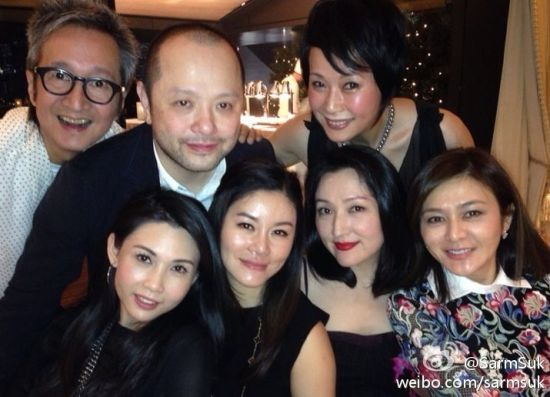
#> input picture test1.jpg, 550 x 397 px; its folder holds 3 pictures in this run; the run also reads 2 pictures not shown here
$ python run_augmentation.py . out 3   (older library calls are emulated)
#> lines starting #> are read from the running program, lines starting #| are printed output that depends on the picture; pictures that were not available may be replaced by others from this repository, and a replacement may not be noted
### image_augmentation.py
# -*- coding=utf-8 -*-
import numpy as np
import cv2

'''
定义裁剪函数，四个参数分别是：
左上角横坐标x0
左上角纵坐标y0
裁剪宽度w
裁剪高度h
'''
crop_image = lambda img, x0, y0, w, h: img[y0:y0+h, x0:x0+w]

'''
随机裁剪
area_ratio为裁剪画面占原画面的比例
hw_vari是扰动占原高宽比的比例范围
'''
def random_crop(img, area_ratio, hw_vari):
	h, w = img.shape[:2]
	hw_delta = np.random.uniform(-hw_vari, hw_vari)
	hw_mult = 1 + hw_delta

	# 下标进行裁剪，宽高必须是正整数
	w_crop = int(round(w*np.sqrt(area_ratio*hw_mult)))

	# 裁剪宽度不可超过原图可裁剪宽度
	if w_crop > w:
		w_crop = w

	h_crop = int(round(h*np.sqrt(area_ratio/hw_mult)))
	if h_crop > h:
		h_crop = h

	# 随机生成左上角的位置
	x0 = np.random.randint(0, w - w_crop + 1)
	y0 = np.random.randint(0, h - h_crop + 1)

	return crop_image(img, x0, y0, w_crop, h_crop)

'''
定义旋转函数：
angle是逆时针旋转的角度
crop是个布尔值，表明是否要裁剪去除黑边
'''
def rotate_image(img, angle, crop):
	h, w = img.shape[:2]

	# 旋转角度的周期是360°
	angle %= 360

	# 用OpenCV内置函数计算仿射矩阵
	M_rotate = cv2.getRotationMatrix2D((w/2, h/2), angle, 1)

	# 得到旋转后的图像
	img_rotated = cv2.warpAffine(img, M_rotate, (w, h))

	# 如果需要裁剪去除黑边
	if crop:
		# 对于裁剪角度的等效周期是180°
		angle_crop = angle % 180

		# 并且关于90°对称
		if angle_crop > 90:
			angle_crop = 180 - angle_crop

		# 转化角度为弧度
		theta = angle_crop * np.pi / 180.0

		# 计算高宽比
		hw_ratio = float(h) / float(w)

		# 计算裁剪边长系数的分子项
		tan_theta = np.tan(theta)
		numerator = np.cos(theta) + np.sin(theta) * tan_theta

		# 计算分母项中和宽高比相关的项
		r = hw_ratio if h > w else 1 / hw_ratio

		# 计算分母项
		denominator = r * tan_theta + 1

		# 计算最终的边长系数
		crop_mult = numerator / denominator

		# 得到裁剪区域
		w_crop = int(round(crop_mult*w))
		h_crop = int(round(crop_mult*h))
		x0 = int((w - w_crop)/2)
		y0 = int((h - h_crop)/2)

		img_rotated = crop_image(img_rotated, x0, y0, w_crop, h_crop)

	return img_rotated

'''
随机旋转
angle_vari是旋转角度的范围[-angle_vari, angle_vari)
p_crop是要进行去黑边裁剪的比例
'''
def random_rotate(img, angle_vari, p_crop):
	angle = np.random.uniform(-angle_vari, angle_vari)
	crop = False if np.random.random() > p_crop else True
	return rotate_image(img, angle, crop)

'''
定义hsv变换函数：
hue_delta是色调变化比例
sat_delta是饱和度变化比例
val_delta是明度变化比例
'''
def hsv_transform(img, hue_delta, sat_mult, val_mult):
	img_hsv = cv2.cvtColor(img, cv2.COLOR_BGR2HSV).astype(np.float)
	img_hsv[:, :, 0] = (img_hsv[:, :, 0] + hue_delta) % 180
	img_hsv[:, :, 1] *= sat_mult
	img_hsv[:, :, 2] *= val_mult
	img_hsv[img_hsv > 255] = 255
	return cv2.cvtColor(np.round(img_hsv).astype(np.uint8), cv2.COLOR_HSV2BGR)

'''
随机hsv变换
hue_vari是色调变化比例的范围
sat_vari是饱和度变化比例的范围
val_vari是明度变化比例的范围
'''
def random_hsv_transform(img, hue_vari, sat_vari, val_vari):
	hue_delta = np.random.randint(-hue_vari, hue_vari)
	sat_mult = 1 + np.random.uniform(-sat_vari, sat_vari)
	val_mult = 1 + np.random.uniform(-val_vari, val_vari)
	return hsv_transform(img, hue_delta, sat_mult, val_mult)

'''
定义gamma变换函数：
gamma就是Gamma
'''
def gamma_transform(img, gamma):
	gamma_table = [np.power(x / 255.0, gamma) * 255.0 for x in range(256)]
	gamma_table = np.round(np.array(gamma_table)).astype(np.uint8)
	return cv2.LUT(img, gamma_table)

'''
随机gamma变换
gamma_vari是Gamma变化的范围[1/gamma_vari, gamma_vari)
'''
def random_gamma_transform(img, gamma_vari):
	log_gamma_vari = np.log(gamma_vari)
	alpha = np.random.uniform(-log_gamma_vari, log_gamma_vari)
	gamma = np.exp(alpha)
	return gamma_transform(img, gamma)

### run_augmentation.py
# -*- coding=utf-8 -*-
import os
import argparse
import random
import math
from multiprocessing import Process
from multiprocessing import cpu_count

import cv2

# 导入image_augmentation.py为一个可调用模块
import image_augmentation as ia

# 利用Python的argparse模块读取输入输出和各种扰动参数
def parse_args():
    parser = argparse.ArgumentParser(
        description='A Simple Image Data Augmentation Tool',
        formatter_class=argparse.ArgumentDefaultsHelpFormatter)

    parser.add_argument('input_dir',
                        help='Directory containing images')
    parser.add_argument('output_dir',
                        help='Directory for augmented images')
    parser.add_argument('num',
                        help='Number of images to be augmented',
                        type=int)

    parser.add_argument('--num_procs',
                        help='Number of processes for paralleled augmentation',
                        type=int, default=cpu_count())

    parser.add_argument('--p_mirror',
                        help='Ratio to mirror an image',
                        type=float, default=0.5)

    parser.add_argument('--p_crop',
                        help='Ratio to randomly crop an image',
                        type=float, default=1.0)
    parser.add_argument('--crop_size',
                        help='The ratio of cropped image size to original image size, in area',
                        type=float, default=0.8)
    parser.add_argument('--crop_hw_vari',
                        help='Variation of h/w ratio',
                        type=float, default=0.1)

    parser.add_argument('--p_rotate',
                        help='Ratio to randomly rotate an image',
                        type=float, default=1.0)
    parser.add_argument('--p_rotate_crop',
                        help='Ratio to crop out the empty part in a rotated image',
                        type=float, default=1.0)
    parser.add_argument('--rotate_angle_vari',
                        help='Variation range of rotate angle',
                        type=float, default=10.0)

    parser.add_argument('--p_hsv',
                        help='Ratio to randomly change gamma of an image',
                        type=float, default=1.0)
    parser.add_argument('--hue_vari',
                        help='Variation of hue',
                        type=int, default=10)
    parser.add_argument('--sat_vari',
                        help='Variation of saturation',
                        type=float, default=0.1)
    parser.add_argument('--val_vari',
                        help='Variation of value',
                        type=float, default=0.1)

    parser.add_argument('--p_gamma',
                        help='Ratio to randomly change gamma of an image',
                        type=float, default=1.0)
    parser.add_argument('--gamma_vari',
                        help='Variation of gamma',
                        type=float, default=2.0)

    args = parser.parse_args()
    args.input_dir = args.input_dir.rstrip('/')
    args.output_dir = args.output_dir.rstrip('/')

    return args

'''
根据进程数和要增加的目标图片数，
生成每个进程要处理的文件列表和每个文件要增加的数目
'''
def generate_image_list(args):
    # 获取所有文件名和文件总数
    filenames = os.listdir(args.input_dir)
    num_imgs = len(filenames)

	# 计算平均处理的数目并向下取整
    num_ave_aug = int(math.floor(args.num/num_imgs))

	# 剩下的部分不足平均分配到每一个文件，所以做成一个随机幸运列表
	# 对于幸运的文件就多增加一个，凑够指定的数目
    rem = args.num - num_ave_aug*num_imgs
    lucky_seq = [True]*rem + [False]*(num_imgs-rem)
    random.shuffle(lucky_seq)

	# 根据平均分配和幸运表策略，
	# 生成每个文件的全路径和对应要增加的数目并放到一个list里
    img_list = [
        (os.sep.join([args.input_dir, filename]), num_ave_aug+1 if lucky else num_ave_aug)
        for filename, lucky in zip(filenames, lucky_seq)
    ]

	# 文件可能大小不一，处理时间也不一样，
	# 所以随机打乱，尽可能保证处理时间均匀
    random.shuffle(img_list)

	# 生成每个进程的文件列表，
	# 尽可能均匀地划分每个进程要处理的数目
    length = float(num_imgs) / float(args.num_procs)
    indices = [int(round(i * length)) for i in range(args.num_procs + 1)]
    return [img_list[indices[i]:indices[i + 1]] for i in range(args.num_procs)]

# 每个进程内调用图像处理函数进行扰动的函数
def augment_images(filelist, args):
    # 遍历所有列表内的文件
    for filepath, n in filelist:
        img = cv2.imread(filepath)
        filename = filepath.split(os.sep)[-1]
        dot_pos = filename.rfind('.')

		# 获取文件名和后缀名
        imgname = filename[:dot_pos]
        ext = filename[dot_pos:]

        print('Augmenting {} ...'.format(filename))
        for i in range(n):
            img_varied = img.copy()

			# 扰动后文件名的前缀
            varied_imgname = '{}_{:0>3d}_'.format(imgname, i)

			# 按照比例随机对图像进行镜像
            if random.random() < args.p_mirror:
			    # 利用numpy.fliplr(img_varied)也能实现
                img_varied = cv2.flip(img_varied, 1)
                varied_imgname += 'm'

			# 按照比例随机对图像进行裁剪
            if random.random() < args.p_crop:
                img_varied = ia.random_crop(
                    img_varied,
                    args.crop_size,
                    args.crop_hw_vari)
                varied_imgname += 'c'

			# 按照比例随机对图像进行旋转
            if random.random() < args.p_rotate:
                img_varied = ia.random_rotate(
                    img_varied,
                    args.rotate_angle_vari,
                    args.p_rotate_crop)
                varied_imgname += 'r'

			# 按照比例随机对图像进行HSV扰动
            if random.random() < args.p_hsv:
                img_varied = ia.random_hsv_transform(
                    img_varied,
                    args.hue_vari,
                    args.sat_vari,
                    args.val_vari)
                varied_imgname += 'h'

			# 按照比例随机对图像进行Gamma扰动
            if random.random() < args.p_gamma:
                img_varied = ia.random_gamma_transform(
                    img_varied,
                    args.gamma_vari)
                varied_imgname += 'g'

			# 生成扰动后的文件名并保存在指定的路径
            output_filepath = os.sep.join([
                args.output_dir,
                '{}{}'.format(varied_imgname, ext)])
            cv2.imwrite(output_filepath, img_varied)

# 主函数
def main():
    # 获取输入输出和变换选项
    args = parse_args()
    params_str = str(args)[10:-1]

	# 如果输出文件夹不存在，则建立文件夹
    if not os.path.exists(args.output_dir):
        os.mkdir(args.output_dir)

    print('Starting image data augmentation for {}\n'
          'with\n{}\n'.format(args.input_dir, params_str))

	# 生成每个进程要处理的列表
    sublists = generate_image_list(args)

	# 创建进程
    processes = [Process(target=augment_images, args=(x, args, )) for x in sublists]

	# 并行多进程处理
    for p in processes:
        p.start()
#> this loop made 2 passes
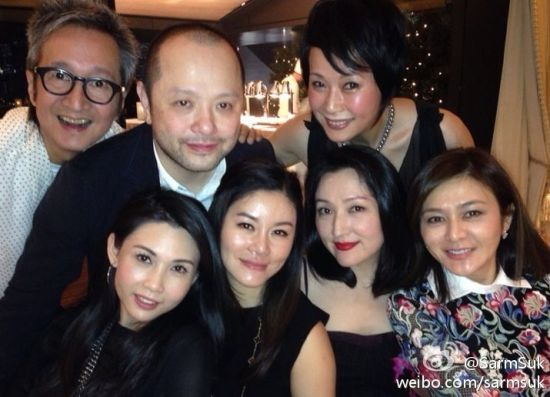
#> input picture test1.jpg, 550 x 397 px
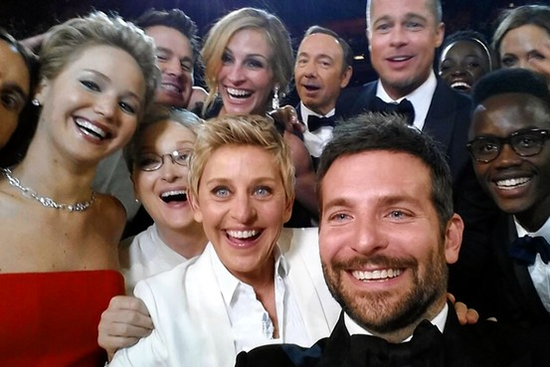
#> input picture test0.png, 550 x 367 px, given in place of out, which was not available
#> pass 1, in augment_images, `cv2.imwrite(output_filepath, img_varied)`:
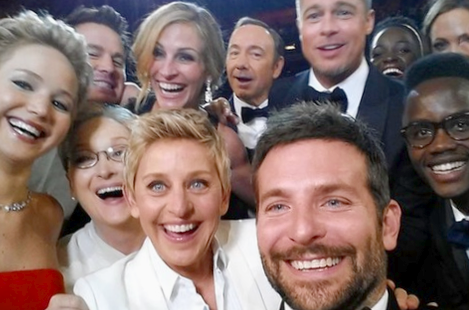
#> saved as ou_000_crhgt: shape (310, 469, 3); mean B, G, R 105.4, 109.5, 131.1
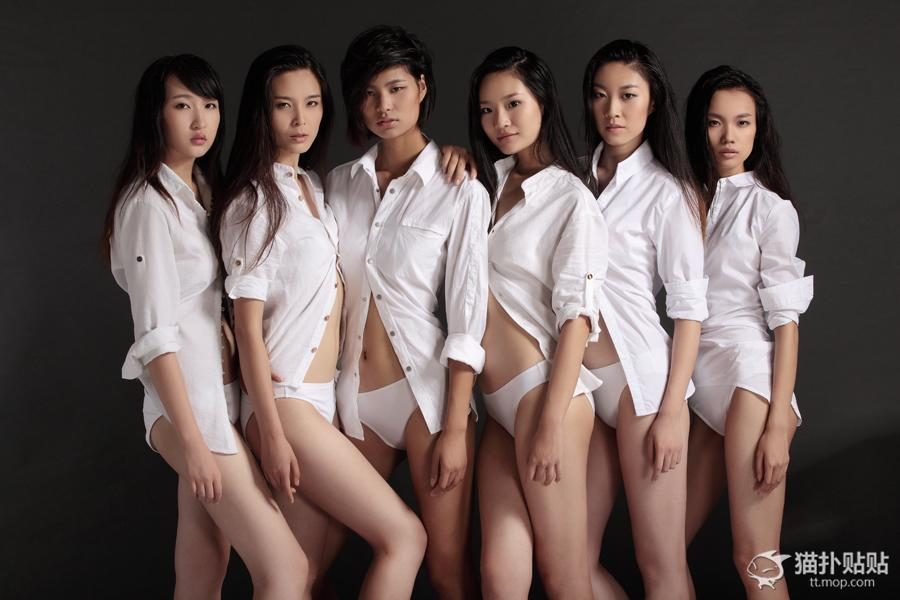
#> input picture test2.jpg, 900 x 600 px

    for p in processes:
        p.join()

    print('\nDone!')

if __name__ == '__main__':
#> (the run stopped early here; a loop or call above may not have finished)
